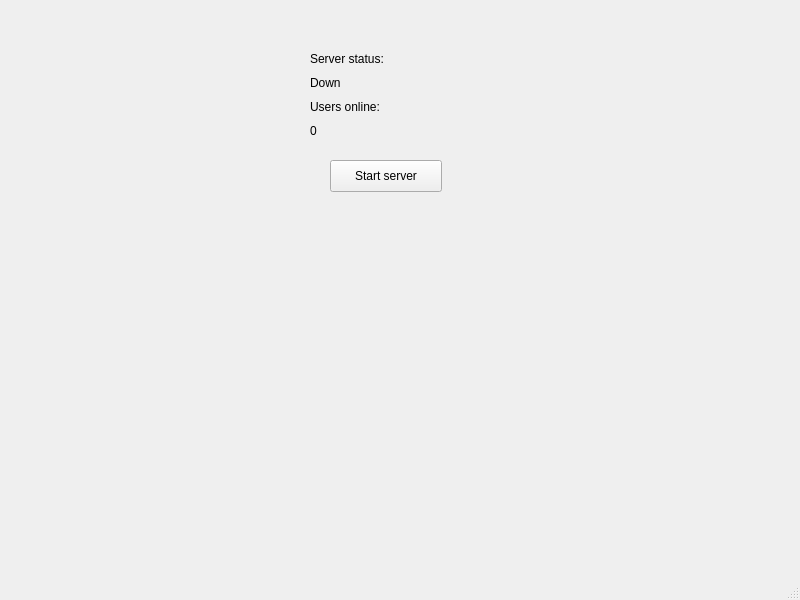
<?xml version="1.0" encoding="UTF-8"?>
<ui version="4.0">
 <class>MainWindow</class>
 <widget class="QMainWindow" name="MainWindow">
  <property name="geometry">
   <rect>
    <x>0</x>
    <y>0</y>
    <width>800</width>
    <height>600</height>
   </rect>
  </property>
  <property name="windowTitle">
   <string>MainWindow</string>
  </property>
  <widget class="QWidget" name="centralwidget">
   <widget class="QPushButton" name="pushButton">
    <property name="geometry">
     <rect>
      <x>330</x>
      <y>160</y>
      <width>112</width>
      <height>32</height>
     </rect>
    </property>
    <property name="text">
     <string>Start server</string>
    </property>
   </widget>
   <widget class="QWidget" name="verticalLayoutWidget">
    <property name="geometry">
     <rect>
      <x>310</x>
      <y>50</y>
      <width>160</width>
      <height>90</height>
     </rect>
    </property>
    <layout class="QVBoxLayout" name="verticalLayout">
     <item>
      <widget class="QLabel" name="label">
       <property name="text">
        <string>Server status:</string>
       </property>
      </widget>
     </item>
     <item>
      <widget class="QLabel" name="label_2">
       <property name="text">
        <string>Down</string>
       </property>
      </widget>
     </item>
     <item>
      <widget class="QLabel" name="label_3">
       <property name="text">
        <string>Users online:</string>
       </property>
      </widget>
     </item>
     <item>
      <widget class="QLabel" name="label_4">
       <property name="text">
        <string>0</string>
       </property>
      </widget>
     </item>
    </layout>
   </widget>
  </widget>
  <widget class="QMenuBar" name="menubar">
   <property name="geometry">
    <rect>
     <x>0</x>
     <y>0</y>
     <width>800</width>
     <height>22</height>
    </rect>
   </property>
  </widget>
  <widget class="QStatusBar" name="statusbar"/>
 </widget>
 <resources/>
 <connections/>
</ui>
